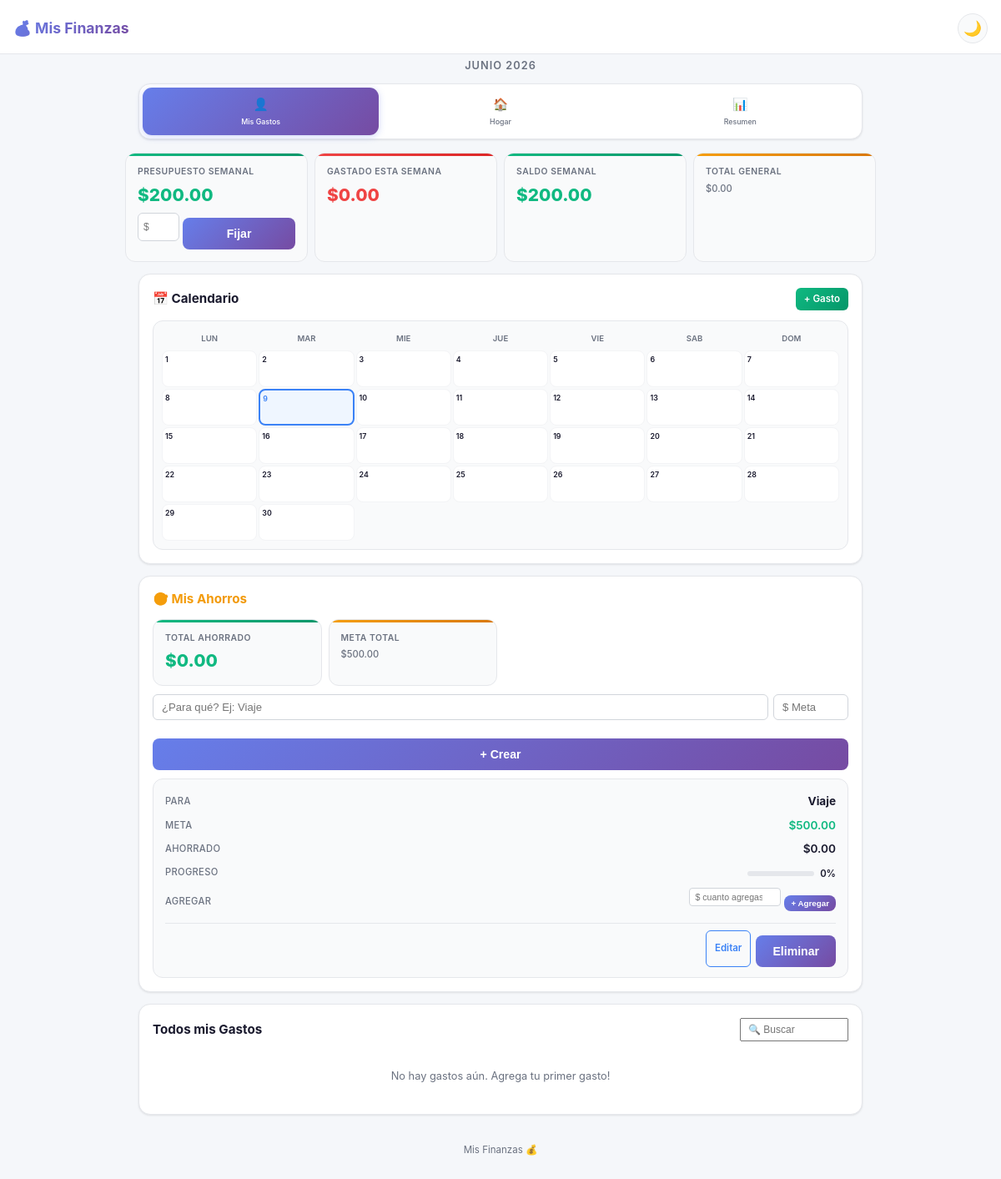
Before: / with the older database file.
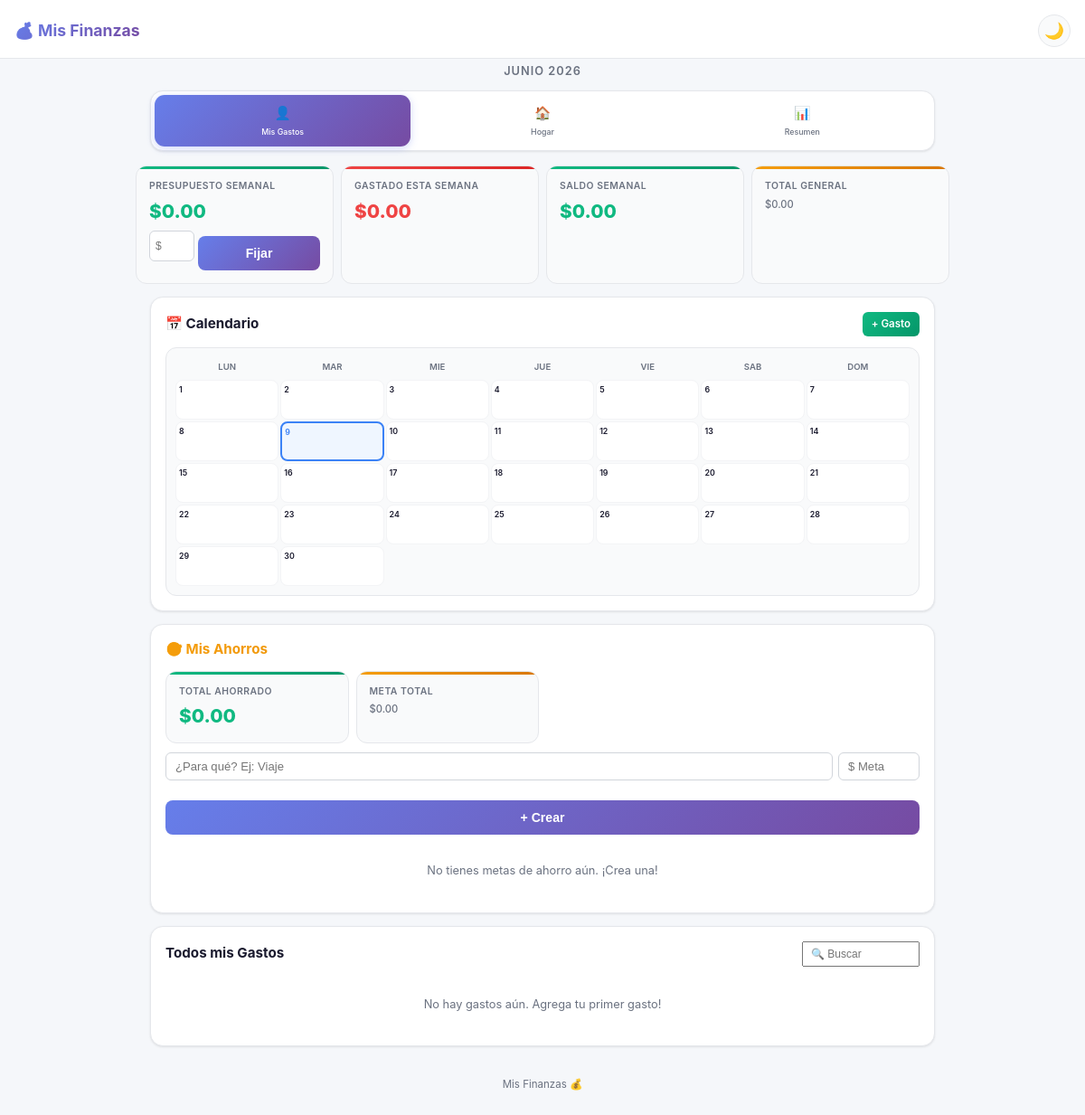
After: the same page with the newer database file.
### tables this page shows
CREATE TABLE ahorros_personales (
        id INTEGER PRIMARY KEY AUTOINCREMENT,
        nombre TEXT NOT NULL, monto_objetivo REAL NOT NULL,
        monto_actual REAL DEFAULT 0.0,
        created_at TIMESTAMP DEFAULT CURRENT_TIMESTAMP);

### app.py (the view, shortened to what this page needs)
@app.route('/')
@app.route('/<perfil>')
def index(perfil='personal'):
    if perfil not in [p['id'] for p in PERFILES]:
        perfil = 'personal'
    conn = get_db()
    hoy = date.today()
    mes_actual_str = f"{hoy.year}-{hoy.month:02d}"
    semana_actual = hoy.isocalendar()[1]
    anio_actual = hoy.year
    semana_key = f"{anio_actual}-S{semana_actual:02d}"
    ingresos = conn.execute('SELECT * FROM ingresos ORDER BY fecha DESC').fetchall()
    metas = conn.execute('SELECT * FROM metas_ahorro ORDER BY fecha_limite ASC').fetchall()
    deudas = conn.execute('SELECT * FROM deudas ORDER BY fecha_inicio DESC').fetchall()
    total_ingresos_mes = conn.execute(
        "SELECT COALESCE(SUM(monto),0) FROM ingresos WHERE strftime('%Y-%m',fecha)=?",
        (mes_actual_str,)).fetchone()[0]
    total_ingresos = conn.execute("SELECT COALESCE(SUM(monto),0) FROM ingresos").fetchone()[0]
    total_metas = conn.execute("SELECT COALESCE(SUM(monto_objetivo),0) FROM metas_ahorro").fetchone()[0]
    total_ahorrado = conn.execute("SELECT COALESCE(SUM(monto_actual),0) FROM metas_ahorro").fetchone()[0]
    total_deudas = conn.execute("SELECT COALESCE(SUM(monto_total),0) FROM deudas").fetchone()[0]
    total_pagado = conn.execute("SELECT COALESCE(SUM(monto_pagado),0) FROM deudas").fetchone()[0]
    if perfil == 'personal':
        gastos = conn.execute('SELECT * FROM gastos WHERE perfil=? ORDER BY fecha DESC', (perfil,)).fetchall()
        total_mes = conn.execute(
            "SELECT COALESCE(SUM(monto),0) FROM gastos WHERE perfil=? AND strftime('%Y-%m',fecha)=?",
            (perfil, mes_actual_str)).fetchone()[0]
        total_general = conn.execute("SELECT COALESCE(SUM(monto),0) FROM gastos WHERE perfil=?", (perfil,)).fetchone()[0]
        gastos_categoria = conn.execute(
            "SELECT categoria, SUM(monto) as total FROM gastos WHERE perfil=? AND strftime('%Y-%m',fecha)=? GROUP BY categoria ORDER BY total DESC",
            (perfil, mes_actual_str)).fetchall()
        presupuesto = conn.execute(
            "SELECT COALESCE(SUM(monto),0) FROM presupuestos WHERE perfil=? AND semana=?",
            ('personal', semana_key)).fetchone()[0]
        lun = hoy - timedelta(days=hoy.weekday())
        dom = lun + timedelta(days=6)
        gasto_semana = conn.execute(
            "SELECT COALESCE(SUM(monto),0) FROM gastos WHERE perfil=? AND fecha>=? AND fecha<=?",
            ('personal', lun.isoformat(), dom.isoformat())).fetchone()[0]
        pagos = conn.execute(
            'SELECT * FROM pagos_programados WHERE perfil=? AND activo=1 ORDER BY dia_vencimiento',
            (perfil,)).fetchall()
        dias_mes = []
        ultimo = (date(hoy.year, hoy.month + 1, 1) - timedelta(days=1)).day if hoy.month < 12 else 31
        for d in range(1, ultimo + 1):
            fecha_d = date(hoy.year, hoy.month, d)
            pagos_dia = [p for p in pagos if p['dia_vencimiento'] == d]
            gastos_dia = conn.execute(
                "SELECT COUNT(*), COALESCE(SUM(monto),0) FROM gastos WHERE perfil=? AND fecha=?",
                (perfil, fecha_d.isoformat())).fetchone()
            dias_mes.append({
                'dia': d, 'hoy': fecha_d == hoy,
                'pagos': [dict(p) for p in pagos_dia],
                'tiene_gastos': gastos_dia[0] > 0,
                'total_gastos': gastos_dia[1],
            })
        ahorros = conn.execute('SELECT * FROM ahorros_personales ORDER BY nombre').fetchall()
        total_ahorrado_personal = conn.execute("SELECT COALESCE(SUM(monto_actual),0) FROM ahorros_personales").fetchone()[0]
        total_meta_personal = conn.execute("SELECT COALESCE(SUM(monto_objetivo),0) FROM ahorros_personales").fetchone()[0]
        conn.close()
        return render_template('index.html',
            perfiles=PERFILES, perfil_activo=perfil,
            gastos=gastos, ingresos=[], metas=[], deudas=[],
            fecha_legible=fecha_legible,
            total_mes=total_mes, total_general=total_general,
            gastos_categoria=gastos_categoria,
            categorias=CATEGORIAS.get(perfil, {}),
            presupuesto_semanal=presupuesto, gasto_semanal=gasto_semana,
            saldo_semanal=presupuesto - gasto_semana,
            semana_label=f"Semana {semana_actual}",
            pagos=pagos, dias_mes=dias_mes, presupuesto_recibido=0,
            mes_actual=f"{MESES_ES[hoy.month]} {hoy.year}",
            mes_num=hoy.month, anio=hoy.year,
            dias_semana=['Lun','Mar','Mie','Jue','Vie','Sab','Dom'],
            ahorros=ahorros,
            total_ahorrado_personal=total_ahorrado_personal,
            total_meta_personal=total_meta_personal,
            es_resumen=False)

### app.py (called while the page is built)
def get_db():
    conn = sqlite3.connect(DATABASE)
    conn.row_factory = sqlite3.Row
    return conn

### templates/index.html (shortened to what this page needs)
<!DOCTYPE html>
<html lang="es" data-theme="light">
<head>
    <link rel="stylesheet" href="{{ url_for('static', filename='style.css') }}">
</head>
<body>
    <div class="top-bar">
        <h1>💰 Mis Finanzas</h1>
        <div class="top-actions">
            <button class="btn-icon" onclick="toggleTheme()" id="themeBtn" title="Tema">🌙</button>
        </div>
    </div>
    <div class="container">
    <div style="text-align:center;padding:4px 16px 12px;font-size:0.8em;font-weight:600;color:var(--text-secondary);text-transform:uppercase;letter-spacing:1px;">{{ mes_actual }}</div>
    <div class="tabs">
        {% for p in perfiles %}
        <a href="{{ url_for('index', perfil=p.id) }}" class="tab {% if p.id == perfil_activo %}tab-active{% endif %}">
            <span class="tab-icon">{{ p.icono }}</span>
            <span class="tab-label">{{ p.nombre }}</span>
        </a>
        {% endfor %}
    </div>
    {% if perfil_activo == 'personal' %}
    <div class="dashboard-grid">
        <div class="dash-card dash-ingresos">
            <div class="dash-label">Presupuesto Semanal</div>
            <div class="dash-value">${{ "%.2f"|format(presupuesto_semanal) }}</div>
            <form action="{{ url_for('set_presupuesto', perfil='personal') }}" method="POST" style="display:flex;gap:4px;padding:6px 0 0;border:none;box-shadow:none;background:none;margin:0;">
                <input type="number" name="monto" step="0.01" placeholder="$" style="flex:1;min-width:50px;padding:4px 6px;border:1px solid var(--input-border);border-radius:6px;font-size:0.75em;background:var(--input-bg);color:var(--text);">
                <button type="submit" class="btn btn-sm">Fijar</button>
            </form>
        </div>
        <div class="dash-card dash-gastos">
            <div class="dash-label">Gastado esta Semana</div>
            <div class="dash-value">${{ "%.2f"|format(gasto_semanal) }}</div>
        </div>
        <div class="dash-card {% if saldo_semanal >= 0 %}dash-positivo{% else %}dash-negativo{% endif %}">
            <div class="dash-label">Saldo Semanal</div>
            <div class="dash-value">${{ "%.2f"|format(saldo_semanal) }}</div>
        </div>
        <div class="dash-card dash-totals">
            <div class="dash-label">Total General</div>
            <div class="dash-value-sm">${{ "%.2f"|format(total_general) }}</div>
        </div>
    </div>
    <div class="section">
        <div class="section-header">
            <h2>📅 Calendario</h2>
            <a href="{{ url_for('agregar_gasto', perfil=perfil_activo) }}" class="btn btn-sm btn-success">+ Gasto</a>
        </div>
        <div class="calendario">
            <div class="cal-grid">
                {% for dn in dias_semana %}<div class="cal-dia-nombre">{{ dn }}</div>{% endfor %}
                {% for d in dias_mes %}
                <div class="cal-dia {% if d.hoy %}cal-hoy{% endif %} {% if d.pagos %}cal-tiene-pago{% endif %}">
                    <div class="cal-numero">{{ d.dia }}</div>
                </div>
                {% endfor %}
            </div>
        </div>
    </div>
    <div class="section">
        <div class="section-header">
            <h2 class="gradient-text-orange">🎯 Mis Ahorros</h2>
        </div>
        <div class="dashboard-grid" style="margin-bottom:10px;">
            <div class="dash-card dash-ingresos">
                <div class="dash-label">Total Ahorrado</div>
                <div class="dash-value">${{ "%.2f"|format(total_ahorrado_personal) }}</div>
            </div>
            <div class="dash-card dash-totals">
                <div class="dash-label">Meta Total</div>
                <div class="dash-value-sm">${{ "%.2f"|format(total_meta_personal) }}</div>
            </div>
        </div>
        <form action="{{ url_for('agregar_ahorro') }}" method="POST" style="display:flex;gap:6px;padding:0;border:none;box-shadow:none;background:none;margin-bottom:10px;flex-wrap:wrap;">
            <input type="text" name="nombre" placeholder="¿Para qué? Ej: Viaje" style="flex:1;min-width:100px;padding:7px 10px;border:1px solid var(--input-border);border-radius:6px;font-size:0.82em;background:var(--input-bg);color:var(--text);">
            <input type="number" name="monto_objetivo" step="0.01" placeholder="$ Meta" style="width:90px;padding:7px 10px;border:1px solid var(--input-border);border-radius:6px;font-size:0.82em;background:var(--input-bg);color:var(--text);">
            <button type="submit" class="btn btn-sm btn-success">+ Crear</button>
        </form>
        {% if ahorros %}
        <div class="card-list">
            {% for item in ahorros %}
            {% set progreso = (item.monto_actual / item.monto_objetivo * 100)|round if item.monto_objetivo > 0 else 0 %}
            <div class="card-item">
                <div class="card-row">
                    <span class="card-label">Para</span>
                    <span class="card-value" style="font-weight:700;">{{ item.nombre }}</span>
                </div>
                <div class="card-row">
                    <span class="card-label">Meta</span>
                    <span class="card-value card-value-positive">${{ "%.2f"|format(item.monto_objetivo) }}</span>
                </div>
                <div class="card-row">
                    <span class="card-label">Ahorrado</span>
                    <span class="card-value">${{ "%.2f"|format(item.monto_actual) }}</span>
                </div>
                <div class="card-row">
                    <span class="card-label">Progreso</span>
                    <span class="card-value">
                        <div class="progress-bar"><div class="progress-fill" style="width:{{ progreso }}%;"></div></div>
                        <small>{{ progreso|int }}%</small>
                    </span>
                </div>
                <div class="card-row">
                    <span class="card-label">Agregar</span>
                    <span class="card-value">
                        <form action="{{ url_for('actualizar_ahorro', id=item.id) }}" method="POST" style="display:flex;gap:4px;padding:0;border:none;box-shadow:none;background:none;margin:0;align-items:center;">
                            <input type="number" name="monto_agregar" step="0.01" placeholder="$ cuanto agregaste?" style="width:110px;padding:4px 6px;border:1px solid var(--input-border);border-radius:4px;font-size:0.78em;background:var(--input-bg);color:var(--text);">
                            <button type="submit" class="btn btn-sm btn-success" style="padding:4px 8px;font-size:0.72em;">+ Agregar</button>
                        </form>
                    </span>
                </div>
                <div class="card-actions">
                    <a href="{{ url_for('editar_ahorro', id=item.id) }}" class="btn btn-sm btn-outline">Editar</a>
                    <form action="{{ url_for('eliminar_ahorro', id=item.id) }}" method="POST" style="display:inline;margin:0;padding:0;border:none;box-shadow:none;background:none;">
                        <button type="submit" class="btn btn-sm btn-danger" onclick="return confirm('Eliminar {{ item.nombre }}?')">Eliminar</button>
                    </form>
                </div>
            </div>
            {% endfor %}
        </div>
        {% else %}
        <p class="empty-msg">No tienes metas de ahorro aún. ¡Crea una!</p>
        {% endif %}
    </div>
    <div class="section">
        <div class="section-header">
            <h2>Todos mis Gastos</h2>
            <input type="text" class="filtro-input" style="max-width:130px;font-size:0.75em;padding:5px 8px;" placeholder="🔍 Buscar" oninput="filtrar(this)">
        </div>
        {% if gastos %}
        <div class="card-list">
            {% for item in gastos %}
            <div class="card-item">
                <div class="card-row">
                    <span class="card-label">Descripcion</span>
                    <span class="card-value" style="font-weight:700;">{{ item.descripcion }}</span>
                </div>
                <div class="card-row">
                    <span class="card-label">Monto</span>
                    <span class="card-value card-value-negative">${{ "%.2f"|format(item.monto) }}</span>
                </div>
                <div class="card-row">
                    <span class="card-label">Categoria</span>
                    <span class="card-value">
                        <span class="tag tag-categoria">
                            <span class="tag-dot" style="background:{{ categorias.get(item.categoria,'#95a5a6') }};"></span>
                            {{ item.categoria }}
                        </span>
                    </span>
                </div>
                <div class="card-row">
                    <span class="card-label">Fecha</span>
                    <span class="card-value date-value">{{ fecha_legible(item.fecha) }}</span>
                </div>
                {% if item.recurrencia %}
                <div class="card-row">
                    <span class="card-label">Recurrencia</span>
                    <span class="card-value"><span class="tag tag-recurrencia">🔄 {{ item.recurrencia }}</span></span>
                </div>
                {% endif %}
                {% if item.comprobante %}
                <div class="card-row">
                    <span class="card-label">Comprobante</span>
                    <span class="card-value">
                        <a href="{{ url_for('static', filename='comprobantes/' + item.comprobante) }}" target="_blank" class="comprobante-thumb">
                            <img src="{{ url_for('static', filename='comprobantes/' + item.comprobante) }}" alt="Comprobante">
                        </a>
                    </span>
                </div>
                {% endif %}
                <div class="card-actions">
                    <a href="{{ url_for('editar_gasto', perfil=perfil_activo, id=item.id) }}" class="btn btn-sm btn-outline">Editar</a>
                    <form action="{{ url_for('eliminar_gasto', perfil=perfil_activo, id=item.id) }}" method="POST" style="display:inline;margin:0;padding:0;border:none;box-shadow:none;background:none;">
                        <button type="submit" class="btn btn-sm btn-danger" onclick="return confirm('Eliminar {{ item.descripcion }}?')">Eliminar</button>
                    </form>
                </div>
            </div>
            {% endfor %}
        </div>
        {% else %}
        <p class="empty-msg">No hay gastos aún. Agrega tu primer gasto!</p>
        {% endif %}
    </div>
    {% endif %}
    <div class="footer-bar">
        Mis Finanzas 💰
    </div>
    </div>
</body>
</html>

Changed rows visible on the page:
removed ahorros_personales: nombre "Viaje", monto_objetivo "500.00", monto_actual "0.00", progreso "0"
Other visible differences:
{{ "%.2f"|format(presupuesto_semanal) }}: "200.00" → "0.00"
{{ "%.2f"|format(saldo_semanal) }}: "200.00" → "0.00"
{{ "%.2f"|format(total_meta_personal) }}: "500.00" → "0.00"
text now shown: "No tienes metas de ahorro aún. ¡Crea una!"
